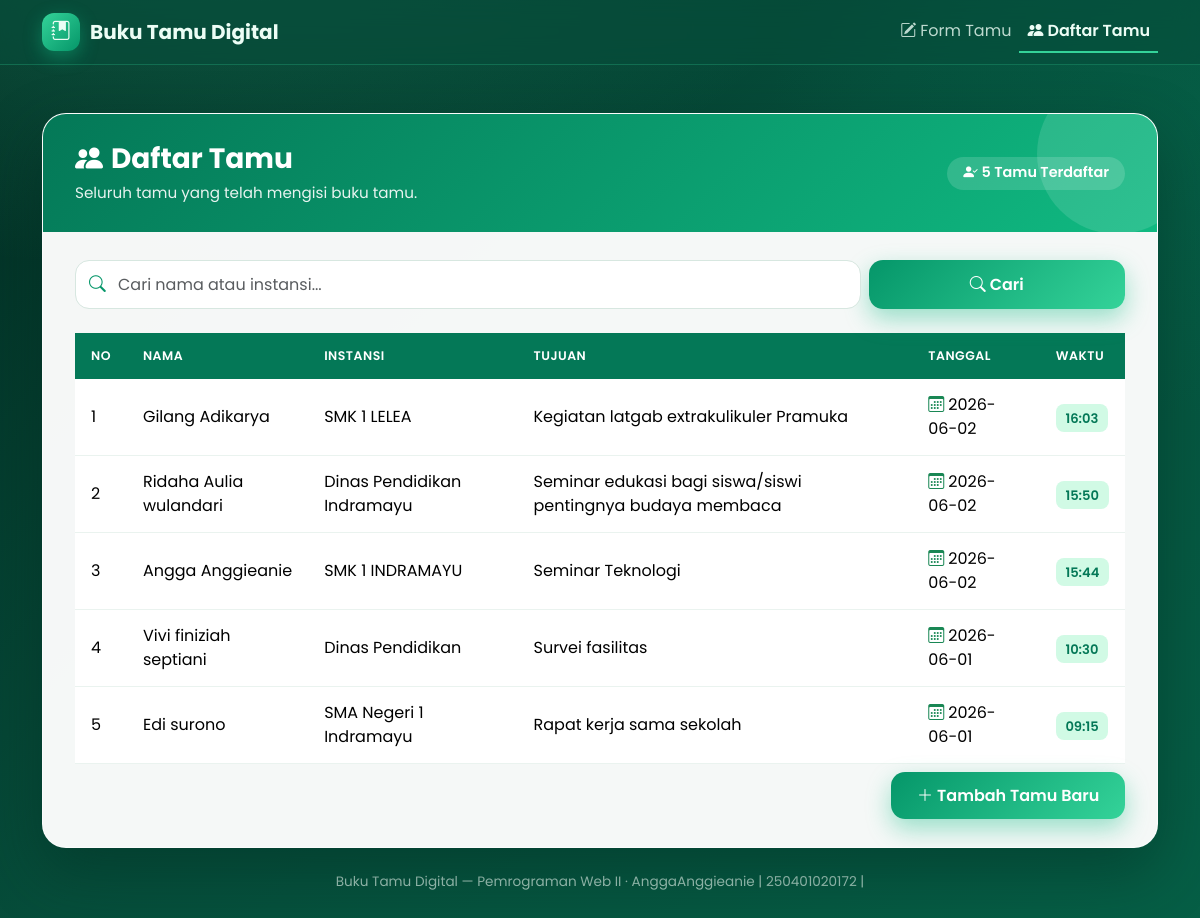
Page /daftar.php on the committed database.
### tables this page shows
CREATE TABLE `buku_tamu` (
  `id` int(11) NOT NULL,
  `nama` varchar(100) NOT NULL,
  `instansi` varchar(100) NOT NULL,
  `tujuan` text NOT NULL,
  `tanggal` date NOT NULL,
  `waktu` time NOT NULL
);

### daftar.php (the view, shortened to what this page needs)
<?php
require_once 'koneksi.php';
$cari = isset($_GET['cari']) ? trim($_GET['cari']) : '';
if ($cari !== '') {
    $stmt = $koneksi->prepare(
        "SELECT * FROM buku_tamu WHERE nama LIKE ? OR instansi LIKE ? ORDER BY id DESC"
    );
    $key = "%" . $cari . "%";
    $stmt->bind_param("ss", $key, $key);
    $stmt->execute();
    $result = $stmt->get_result();
} else {
    $result = $koneksi->query("SELECT * FROM buku_tamu ORDER BY id DESC");
}
$total = $koneksi->query("SELECT COUNT(*) AS jml FROM buku_tamu")->fetch_assoc()['jml'];
?>
<!DOCTYPE html>
<html lang="id">
<head>
    <link href="https://cdn.jsdelivr.net/npm/bootstrap@5.3.3/dist/css/bootstrap.min.css" rel="stylesheet">
    <link href="https://cdn.jsdelivr.net/npm/bootstrap-icons@1.11.3/font/bootstrap-icons.min.css" rel="stylesheet">
    <link href="style.css" rel="stylesheet">
</head>
<body>
<nav class="navbar navbar-expand-lg navbar-emerald sticky-top">
    <div class="container">
        <a class="navbar-brand d-flex align-items-center fw-bold" href="index.php">
            <span class="brand-badge"><i class="bi bi-journal-bookmark-fill"></i></span>
            Buku Tamu Digital
        </a>
        <div class="navbar-nav ms-auto">
            <a class="nav-link" href="index.php"><i class="bi bi-pencil-square me-1"></i>Form Tamu</a>
            <a class="nav-link active" href="daftar.php"><i class="bi bi-people-fill me-1"></i>Daftar Tamu</a>
        </div>
    </div>
</nav>
<div class="container py-5">
    <div class="glass-card">
        <div class="card-banner d-flex justify-content-between align-items-center flex-wrap gap-2">
            <div>
                <h2 class="h3"><i class="bi bi-people-fill me-2"></i>Daftar Tamu</h2>
                <p>Seluruh tamu yang telah mengisi buku tamu.</p>
            </div>
            <span class="stat-pill"><i class="bi bi-person-check-fill me-1"></i><?= $total ?> Tamu Terdaftar</span>
        </div>
        <div class="card-pad">
            <form class="row g-2 mb-4" method="GET" action="daftar.php">
                <div class="col-sm-8 col-md-9">
                    <div class="input-icon search-modern">
                        <input type="text" class="form-control" name="cari" placeholder="Cari nama atau instansi..." value="<?= htmlspecialchars($cari) ?>">
                    </div>
                </div>
                <div class="col-sm-4 col-md-3 d-grid">
                    <button type="submit" class="btn btn-emerald"><i class="bi bi-search me-1"></i>Cari</button>
                </div>
            </form>
            <div class="table-responsive">
                <table class="table table-modern align-middle">
                    <thead>
                        <tr>
                            <th>No</th>
                            <th>Nama</th>
                            <th>Instansi</th>
                            <th>Tujuan</th>
                            <th>Tanggal</th>
                            <th>Waktu</th>
                        </tr>
                    </thead>
                    <tbody>
                        <?php if ($result && $result->num_rows > 0): ?>
                            <?php $no = 1; while ($row = $result->fetch_assoc()): ?>
                                <tr>
                                    <td><?= $no++ ?></td>
                                    <td><?= htmlspecialchars($row['nama']) ?></td>
                                    <td><?= htmlspecialchars($row['instansi']) ?></td>
                                    <td><?= htmlspecialchars($row['tujuan']) ?></td>
                                    <td><i class="bi bi-calendar3 text-success me-1"></i><?= htmlspecialchars($row['tanggal']) ?></td>
                                    <td><span class="badge-time"><?= htmlspecialchars(substr($row['waktu'], 0, 5)) ?></span></td>
                                </tr>
                            <?php endwhile; ?>
                        <?php endif; ?>
                    </tbody>
                </table>
            </div>
            <div class="text-end mt-2">
                <a href="index.php" class="btn btn-emerald"><i class="bi bi-plus-lg me-1"></i>Tambah Tamu Baru</a>
            </div>
        </div>
    </div>
    <p class="text-center footer-note mt-4">Buku Tamu Digital &mdash; Pemrograman Web II &middot; AnggaAnggieanie | 250401020172 |</p>
</div>
</body>
</html>

### style.css (style rules this page uses)
:root { --emerald-900: #064e3b; --emerald-700: #047857; --emerald-600: #059669; --emerald-500: #10b981; --emerald-400: #34d399; --emerald-100: #d1fae5; --emerald-50: #ecfdf5; --ink: #0f2e25; }
* { box-sizing: border-box; }
body { font-family: 'Poppins', system-ui, -apple-system, "Segoe UI", sans-serif; background: radial-gradient(1200px 600px at 10% -10%, rgba(52,211,153,.25), transparent 60%), radial-gradient(1000px 600px at 110% 10%, rgba(4,120,87,.30), transparent 55%), linear-gradient(135deg, #022c22 0%, #064e3b 45%, #065f46 100%); min-height: 100vh; color: var(--ink); margin: 0; }
.navbar-emerald { background: rgba(6, 78, 59, .55); backdrop-filter: blur(12px); -webkit-backdrop-filter: blur(12px); border-bottom: 1px solid rgba(52, 211, 153, .25); }
.navbar-emerald .navbar-brand, .navbar-emerald .nav-link { color: #ecfdf5 !important; }
.navbar-emerald .nav-link { opacity: .8; transition: opacity .2s, transform .2s; }
.navbar-emerald .nav-link.active { opacity: 1; font-weight: 600; border-bottom: 2px solid var(--emerald-400); }
.brand-badge { width: 38px; height: 38px; border-radius: 12px; display: inline-flex; align-items: center; justify-content: center; background: linear-gradient(135deg, var(--emerald-400), var(--emerald-600)); box-shadow: 0 6px 18px rgba(16, 185, 129, .45); font-size: 1.2rem; margin-right: 10px; }
.glass-card { background: rgba(255, 255, 255, .96); border: 1px solid rgba(255, 255, 255, .6); border-radius: 24px; box-shadow: 0 24px 60px rgba(2, 44, 34, .45); overflow: hidden; animation: rise .5s ease both; }
.card-banner { background: linear-gradient(135deg, var(--emerald-700), var(--emerald-500)); color: #fff; padding: 28px 32px; position: relative; overflow: hidden; }
.card-banner::after { content: ""; position: absolute; right: -40px; top: -40px; width: 160px; height: 160px; border-radius: 50%; background: rgba(255,255,255,.12); }
.card-banner h1, .card-banner h2 { font-weight: 700; margin: 0; }
.card-banner p { margin: 6px 0 0; opacity: .9; font-size: .95rem; }
.card-pad { padding: 28px 32px; }
.form-control { border-radius: 14px; border: 1.5px solid #d7e7e0; padding: .7rem 1rem; transition: border-color .2s, box-shadow .2s; }
.input-icon { position: relative; }
.input-icon .form-control { padding-left: 42px; }
.btn-emerald { background: linear-gradient(135deg, var(--emerald-600), var(--emerald-400)); border: none; color: #fff; font-weight: 600; border-radius: 14px; padding: .7rem 1.6rem; box-shadow: 0 10px 24px rgba(16, 185, 129, .4); transition: transform .15s, box-shadow .15s; }
.table-modern { margin: 0; border-collapse: separate; border-spacing: 0; }
.table-modern thead th { background: var(--emerald-700); color: #fff; font-weight: 600; border: none; padding: 14px 16px; text-transform: uppercase; font-size: .78rem; letter-spacing: .04em; }
.table-modern tbody td { padding: 14px 16px; vertical-align: middle; border-color: #eaf3ef; }
.table-modern tbody tr { transition: background .15s; }
.table-modern tbody tr:nth-child(even) { background: var(--emerald-50); }
.badge-time { background: var(--emerald-100); color: var(--emerald-700); border-radius: 8px; padding: .3rem .6rem; font-weight: 600; font-size: .82rem; }
.stat-pill { background: rgba(255,255,255,.15); color: #fff; border-radius: 999px; padding: .35rem 1rem; font-weight: 600; font-size: .9rem; }
.search-modern .form-control { padding-left: 42px; }
.footer-note { color: rgba(236, 253, 245, .7); font-size: .85rem; }

### rows in the picture
buku_tamu: nama "Gilang Adikarya", instansi "SMK 1 LELEA", tujuan "Kegiatan latgab extrakulikuler Pramuka", tanggal "2026-06-02", waktu "16:03"
buku_tamu: nama "Ridaha Aulia wulandari", instansi "Dinas Pendidikan Indramayu", tujuan "Seminar edukasi bagi siswa/siswi pentingnya budaya membaca", tanggal "2026-06-02", waktu "15:50"
buku_tamu: nama "Angga Anggieanie", instansi "SMK 1 INDRAMAYU", tujuan "Seminar Teknologi", tanggal "2026-06-02", waktu "15:44"
buku_tamu: nama "Vivi finiziah septiani", instansi "Dinas Pendidikan", tujuan "Survei fasilitas", tanggal "2026-06-01", waktu "10:30"
buku_tamu: nama "Edi surono", instansi "SMA Negeri 1 Indramayu", tujuan "Rapat kerja sama sekolah", tanggal "2026-06-01", waktu "09:15"

### other values in the picture
$total "5"
